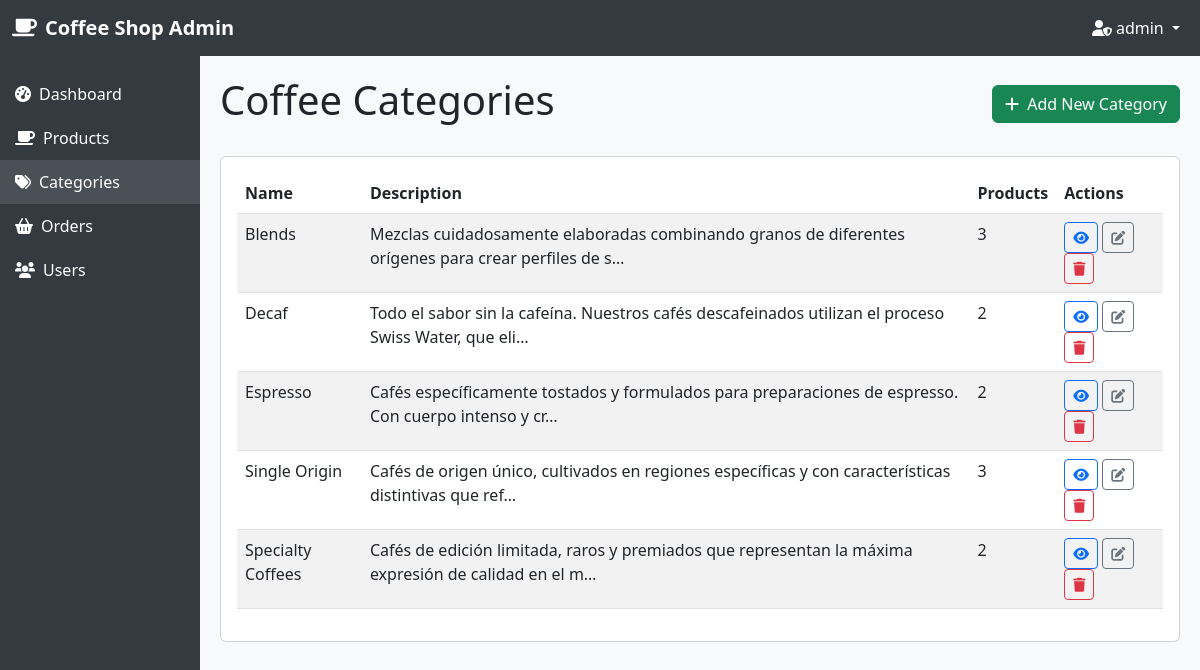
/admin-dashboard/categories/ (signed in), run on the app's committed database.
### store/models.py (models this page shows, shortened)
class Category(models.Model):
    name = models.CharField(max_length=200, unique=True)  # Nombre único
    description = models.TextField(blank=True)  # Descripción opcional
    class Meta:
        verbose_name_plural = 'Categories'
        ordering = ['name']  # Orden alfabético

### store/views.py (the view)
# urls.py: path('admin-dashboard/categories/', views.category_list, name="category_list"),
@user_passes_test(is_admin)
def category_list(request):
    categories = Category.objects.all()
    return render(request, 'store/dashboard/category_list.html', {'categories': categories})

### store/views.py (called while the page is built)
def is_admin(user):
    return user.is_staff

### store/templates/store/dashboard/category_list.html (shortened to what this page needs)
{% extends 'store/dashboard/admin_base.html' %}
{% load static %}
{% block content %}
<div class="d-flex justify-content-between align-items-center mb-4">
    <h1>Coffee Categories</h1>
    <a href="{% url 'category_create' %}" class="btn btn-success">
        <i class="fas fa-plus me-1"></i> Add New Category
    </a>
</div>
<div class="card">
    <div class="card-body">
        <div class="table-responsive">
            <table class="table table-striped">
                <thead>
                    <tr>
                        <th>Name</th>
                        <th>Description</th>
                        <th>Products</th>
                        <th>Actions</th>
                    </tr>
                </thead>
                <tbody>
                    {% for category in categories %}
                        <tr>
                            <td>{{ category.name }}</td>
                            <td>{{ category.description|truncatechars:100 }}</td>
                            <td>{{ category.products.count }}</td>
                            <td>
                                <a href="{% url 'category_detail' category.id %}" class="btn btn-sm btn-outline-primary">
                                    <i class="fas fa-eye"></i>
                                </a>
                                <a href="{% url 'category_update' category.id %}" class="btn btn-sm btn-outline-secondary">
                                    <i class="fas fa-edit"></i>
                                </a>
                                <a href="{% url 'category_delete' category.id %}" class="btn btn-sm btn-outline-danger">
                                    <i class="fas fa-trash"></i>
                                </a>
                            </td>
                        </tr>
                    {% empty %}
                        <tr>
                            <td colspan="4" class="text-center">No categories available yet.</td>
                        </tr>
                    {% endfor %}
                </tbody>
            </table>
        </div>
    </div>
</div>
{% endblock %}

### store/templates/store/dashboard/admin_base.html (shortened to what this page needs)
<!DOCTYPE html>
{% load static %}
<html lang="en">
<head>
    <link href="https://cdn.jsdelivr.net/npm/bootstrap@5.3.0-alpha1/dist/css/bootstrap.min.css" rel="stylesheet">
    <link rel="stylesheet" href="https://cdnjs.cloudflare.com/ajax/libs/font-awesome/6.0.0/css/all.min.css">
</head>
<body>
    <nav class="navbar navbar-expand-lg navbar-dark">
        <div class="container-fluid">
            <a class="navbar-brand" href="{% url 'dashboard' %}">
                <i class="fas fa-coffee me-2"></i>Coffee Shop Admin
            </a>
            <div class="collapse navbar-collapse" id="navbarNav">
                <ul class="navbar-nav ms-auto">
                    <li class="nav-item dropdown">
                        <a class="nav-link dropdown-toggle" href="#" id="navbarDropdown" role="button" data-bs-toggle="dropdown">
                            <i class="fas fa-user-shield me-1"></i>{{ user.first_name|default:user.username }}
                        </a>
                    </li>
                </ul>
            </div>
        </div>
    </nav>
    <div class="container-fluid">
        <div class="row">
            <div class="col-md-2 p-0 sidebar">
                <div class="mt-3">
                    <a href="{% url 'dashboard' %}" class="{% if request.path == '/admin-dashboard/' %}active{% endif %}">
                        <i class="fas fa-tachometer-alt me-2"></i>Dashboard
                    </a>
                    <a href="{% url 'product_list' %}" class="{% if '/admin-dashboard/products/' in request.path %}active{% endif %}">
                        <i class="fas fa-coffee me-2"></i>Products
                    </a>
                    <a href="{% url 'category_list' %}" class="{% if '/admin-dashboard/categories/' in request.path %}active{% endif %}">
                        <i class="fas fa-tags me-2"></i>Categories
                    </a>
                    <a href="{% url 'order_list' %}" class="{% if '/admin-dashboard/orders/' in request.path %}active{% endif %}">
                        <i class="fas fa-shopping-basket me-2"></i>Orders
                    </a>
                    <a href="{% url 'user_list' %}" class="{% if '/admin-dashboard/users/' in request.path %}active{% endif %}">
                        <i class="fas fa-users me-2"></i>Users
                    </a>
                </div>
            </div>
            <div class="col-md-10 content">
                {% block content %}
                {% endblock %}
            </div>
        </div>
    </div>
</body>
</html>

### store/templates/store/dashboard/admin_base.html (style rules this page uses)
body { background-color: #f8f9fa; font-family: 'Segoe UI', Tahoma, Geneva, Verdana, sans-serif; }
.navbar { background-color: #343a40 !important; }
.navbar-brand, .nav-link { color: #ffffff !important; }
.navbar-brand { font-weight: bold; }
.sidebar { background-color: #343a40; color: #ffffff; min-height: calc(100vh - 56px); }
.sidebar a { color: #ffffff; text-decoration: none; padding: 10px 15px; display: block; }
.active { background-color: #495057; }
.content { padding: 20px; }

### data on the page
Category: name "Blends", description "Mezclas cuidadosamente elaboradas combinando granos de diferentes orígenes para crear perfiles de s…", products.count "3"
Category: name "Decaf", description "Todo el sabor sin la cafeína. Nuestros cafés descafeinados utilizan el proceso Swiss Water, que eli…", products.count "2"
Category: name "Espresso", description "Cafés específicamente tostados y formulados para preparaciones de espresso. Con cuerpo intenso y cr…", products.count "2"
Category: name "Single Origin", description "Cafés de origen único, cultivados en regiones específicas y con características distintivas que ref…", products.count "3"
Category: name "Specialty Coffees", description "Cafés de edición limitada, raros y premiados que representan la máxima expresión de calidad en el m…", products.count "2"

### other printed values
{{ user.first_name|default:user.username }} "admin"
